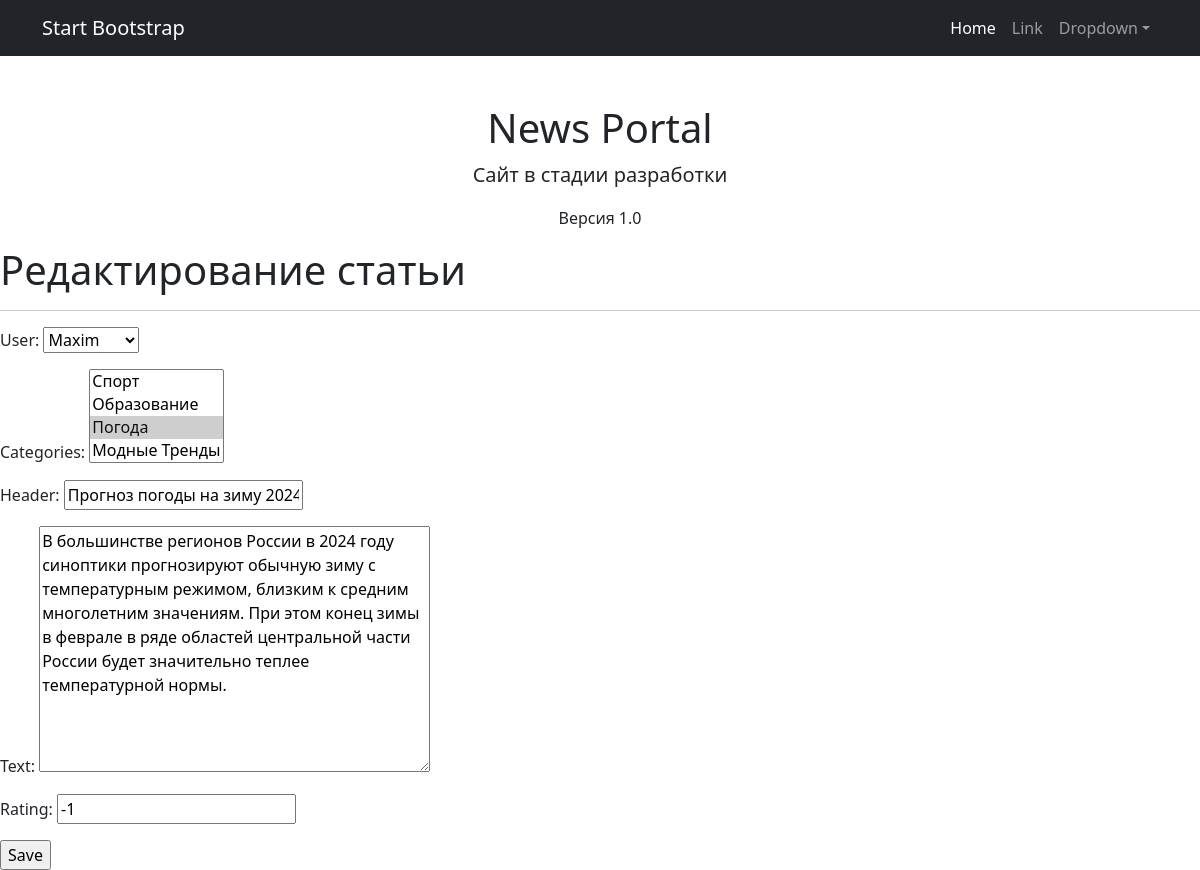
/news/articles/5/edit/, run on the app's committed database.
### news/models.py (models this page shows, shortened)
class Author(models.Model):
    user = models.OneToOneField(User,on_delete=models.CASCADE)
    rating = models.IntegerField(default=0)
    def __str__(self):
        return self.user.username

class Post(models.Model):
    user = models.ForeignKey(Author, on_delete=models.CASCADE, related_name="post")
    A = "article"
    N = "news"
    choices = ((A, "Статья"), (N, "Новость"))
    choice_field = models.CharField(max_length=7, choices=choices, default="news")
    creation_date = models.DateTimeField(auto_now_add=True)
    categories = models.ManyToManyField(Category, through="PostCategory")
    header = models.CharField(max_length=255, default="Default value")
    text = models.TextField()
    rating = models.IntegerField(default=0)

### news/views.py (the view)
# urls.py: path('<int:pk>/edit/', PostUpdate.as_view(), name='news_edit'),
class PostUpdate(UpdateView):
    form_class = PostForm
    model = Post
    template_name = 'news_edit.html'
    def get_template_names(self):
        if self.request.path==f'/news/articles/{self.object.pk}/edit/':
            self.template_name='articles_edit.html'
        else:
            self.template_name='news_edit.html'
        return self.template_name
    class ProtectedView(LoginRequiredMixin, TemplateView):
        template_name = 'protected_page.html'

### news/forms.py
class PostForm(forms.ModelForm):
   class Meta:
       model = Post
       fields = [
           'user',
           'categories',
           'header',
           'text',
           'rating',
       ]

### news/models.py (called while the page is built)
    def __str__(self):
        return self.category_name.title()

### templates/articles_edit.html (shortened to what this page needs)
{%extends 'default.html'%}
{% block content %}
<h1>Редактирование статьи</h1>
<hr>
<form action="" method="post">
    {{ form.as_p }}
    <input type="submit" value="Save" />
</form>
{% endblock content %}

### data on the page
Author: user "Maxim"
Post: header "Прогноз погоды на зиму 2024", text "В большинстве регионов России в 2024 году синоптики прогнозируют обычную зиму с температурным режимом, близким к средним многолетним значениям. При этом конец зимы в феврале в ряде областей центральной части России будет значительно теплее температурной нормы.", rating "-1"
